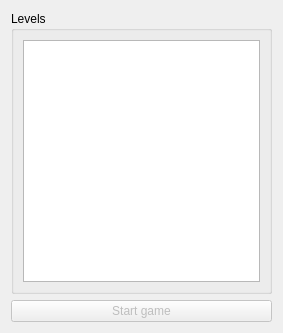
<?xml version="1.0" encoding="UTF-8"?>
<ui version="4.0">
 <class>NewGameDialog</class>
 <widget class="QDialog" name="NewGameDialog">
  <property name="geometry">
   <rect>
    <x>0</x>
    <y>0</y>
    <width>283</width>
    <height>333</height>
   </rect>
  </property>
  <property name="windowTitle">
   <string>Dialog</string>
  </property>
  <layout class="QVBoxLayout" name="verticalLayout">
   <item>
    <widget class="QGroupBox" name="groupBox">
     <property name="title">
      <string>Levels</string>
     </property>
     <layout class="QVBoxLayout" name="verticalLayout_2">
      <item>
       <widget class="QListWidget" name="levelListWidget"/>
      </item>
     </layout>
    </widget>
   </item>
   <item>
    <widget class="QPushButton" name="startGameButton">
     <property name="enabled">
      <bool>false</bool>
     </property>
     <property name="text">
      <string>Start game</string>
     </property>
    </widget>
   </item>
  </layout>
 </widget>
 <resources/>
 <connections/>
</ui>
